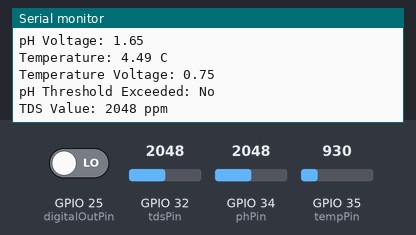
The sketch below on a simulated ESP32. Shown: the last lines printed to the serial monitor. The inputs (shaded band) are chosen by the test bench; at power-on: GPIO 25 (digitalOutPin) LOW, GPIO 35 (tempPin) = 930, GPIO 32 (tdsPin) = 2048, GPIO 34 (phPin) = 2048. Random numbers use the default seed unless the sketch sets one.

Above: at 1.8 s.
1.9 s: GPIO 25 (digitalOutPin) driven HIGH
4.5 s: GPIO 35 (tempPin) set to 1004
At 5.8 s:
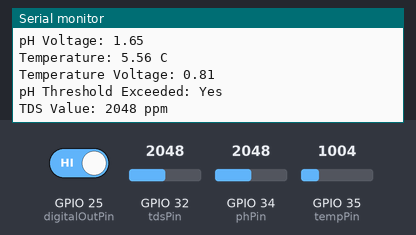
6.0 s: GPIO 32 (tdsPin) set to 2866
At 6.9 s:
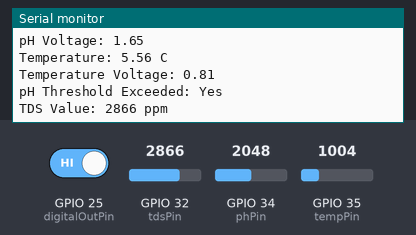
7.5 s: GPIO 34 (phPin) set to 2866
9.0 s: GPIO 35 (tempPin) set to 1069
At 9.9 s:
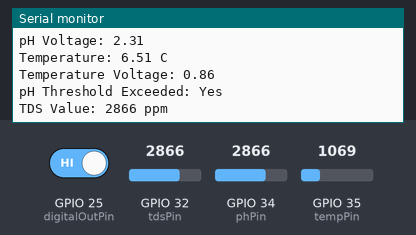
10.5 s: GPIO 32 (tdsPin) set to 3972
At 11.9 s:
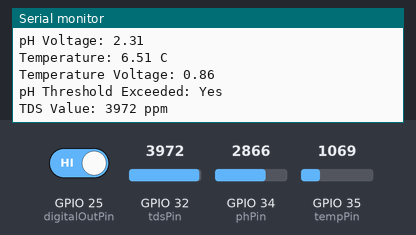
Timing chart, 0 to 13.0 s (numbered marks = the images above; inputs shaded):
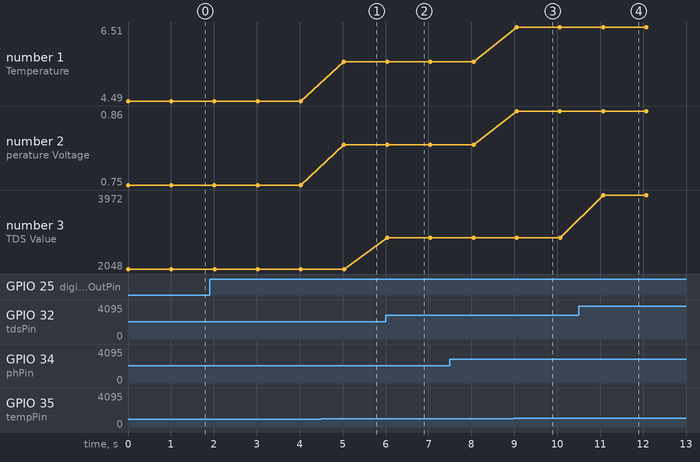

The sketch:

program.ino
```cpp
// pH and Temperature Sensor Pins
const int phPin = 34;           // Analog pin for pH reading
const int tempPin = 35;          // Analog pin for temperature reading
const int digitalOutPin = 25;    // Digital pin for pH threshold signal

// TDS Sensor Pin
const int tdsPin = 32;           // Use GPIO 32 for TDS sensor input

// Variables to store previous pH voltage and pH value
float previousPhVoltage = 0.0;
float previousPhValue = 0.0;

void setup() {
  Serial.begin(115200);           // Start Serial Monitor
  pinMode(digitalOutPin, INPUT);  // Configure digital output as input
  randomSeed(analogRead(0));      // Seed random function for pH fluctuations
}

void loop() {
  // ===== pH and Temperature Readings =====
  // Read pH value (Analog)
  int phValue = analogRead(phPin);
  float phVoltage = phValue * (3.3 / 4095.0);

  // Check if the voltage has changed
  float ph;
  if (phVoltage == previousPhVoltage) {
    // If voltage is the same, keep the previous pH value
    ph = previousPhValue;
  } else {
    // If voltage has changed, calculate a new pH value
    ph = calculatePH(phVoltage);
    previousPhValue = ph;  // Store the new pH value
    previousPhVoltage = phVoltage;  // Update the previous voltage value
  }

  // Read Temperature (Analog)
  int tempValue = analogRead(tempPin);
  float tempVoltage = tempValue * (3.3 / 4095.0);
  float temperature = (tempVoltage - 0.5) * 18;  // Example conversion for LM35

  // Read digital pH threshold signal
  int phThresholdSignal = digitalRead(digitalOutPin);

  // ===== TDS Sensor Reading (Raw Value) =====
  // Read the raw analog value from the TDS sensor
  int tdsValueRaw = analogRead(tdsPin);

  // ===== Display All Sensor Readings =====
  // Display pH values
  Serial.print("pH Value: ");
  Serial.println(ph);

  Serial.print("pH Voltage: ");
  Serial.println(phVoltage);

  // Display temperature values
  Serial.print("Temperature: ");
  Serial.print(temperature);
  Serial.println(" C");

  Serial.print("Temperature Voltage: ");
  Serial.println(tempVoltage);

  // Display pH threshold signal
  Serial.print("pH Threshold Exceeded: ");
  Serial.println(phThresholdSignal == HIGH ? "Yes" : "No");

  // Display raw TDS value
  Serial.print("TDS Value: ");
  Serial.print(tdsValueRaw);
  Serial.println(" ppm");

  // Wait 1 second before the next reading
  delay(1000);
}

// ===== Helper Function to Calculate pH Value Based on Voltage =====
float calculatePH(float voltage) {
  if (voltage >= 2.5 && voltage <= 2.9) {
    // Fluctuate between 7.0 and 7.5
    return random(70, 76) / 10.0;
  } else if (voltage >= 3.1 && voltage <= 3.3) {
    // Fluctuate between 4.1 and 4.7
    return random(41, 48) / 10.0;
  } else if (voltage >= 2.1 && voltage <= 2.4) {
    // Fluctuate between 9.0 and 10.0
    return random(90, 101) / 10.0;
  } else {
    // Default calculation for other voltage ranges
    return 6 + ((voltage - 2.5) / 0.18);
  }
}
```

Measured:
- after the input at 4.5 s, the serial monitor: prints a new line after 0.53 s (image 1)
- after the input at 6.0 s, the serial monitor: prints a new line at once (image 2)
- after the input at 9.0 s, the serial monitor: prints a new line after 0.06 s (image 3)
- after the input at 10.5 s, the serial monitor: prints a new line after 0.57 s (image 4)
- plotted number 1: 4.49 → 5.56 after the input at 4.5 s, 5.56 → 6.51 after the input at 9.0 s
- plotted number 2: 0.75 → 0.81 after the input at 4.5 s, 0.81 → 0.86 after the input at 9.0 s
- plotted number 3: 2048 → 2866 after the input at 6.0 s, 2866 → 3972 after the input at 10.5 s
